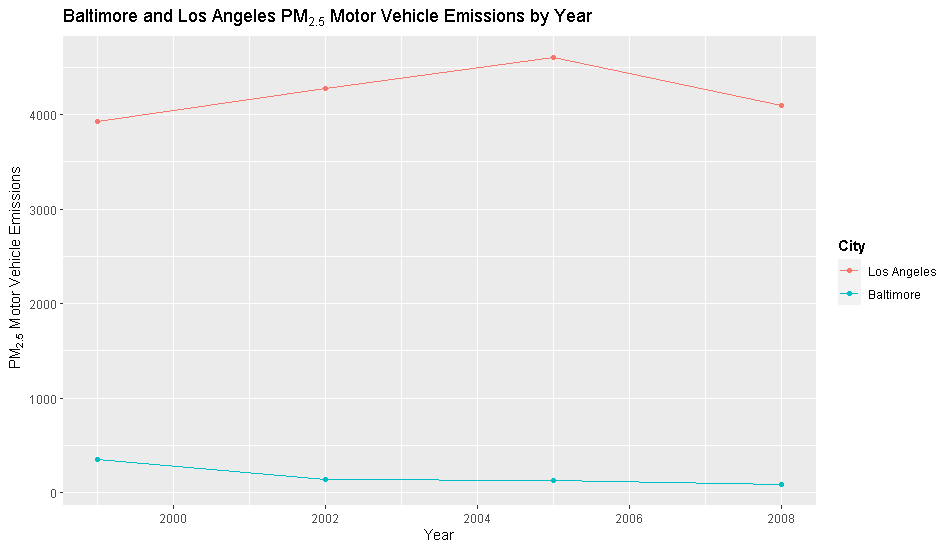

Source code (R):
baltLosAngelesMotors <- subset(NEI, NEI$fips %in% c("24510","06037") & NEI$type == "ON-ROAD")
baltLosAngelesMotorsAGG <- aggregate(Emissions ~ year + fips, baltLosAngelesMotors, sum)

ggplot(baltLosAngelesMotorsAGG, aes(year, Emissions, col = fips)) +
  geom_line() +
  geom_point() +
  ggtitle(expression("Baltimore and Los Angeles" ~ PM[2.5] ~ "Motor Vehicle Emissions by Year")) +
  labs(x = "Year", y = expression(~PM[2.5]~ "Motor Vehicle Emissions") ) +
  scale_colour_discrete(name = "City", labels = c("Los Angeles", "Baltimore")) +
  theme(legend.title = element_text(face = "bold"))
